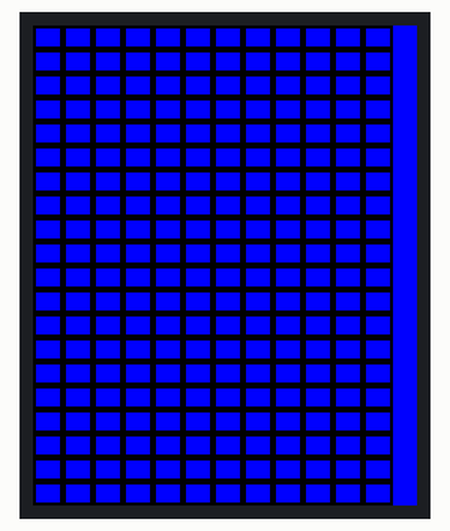
Recording of a sketch running on a simulated Arduino Uno, built with avr-gcc and run on an emulated ATmega328P. On the bench: 128×160 colour display.

Above: at 0.3 s.

The sketch:

Ej15_grid.ino
```cpp
#include <SPI.h>
#include <Adafruit_GFX.h>    // Core graphics library
#include <Adafruit_ST7735.h> // Hardware-specific library

// These definitions map display functions to the Adduino UNO display header pins
#define sclk 15
#define mosi 16
#define cs   7
#define dc   0
#define rst  1

// Assign human-readable names to some common 16-bit color values:
  #define BLACK 0x0000
  #define WHITE 0xFFFF
  #define BLUE 0x001F
  #define GREEN   0x07E0
  #define YELLOW 0xFFE0
  #define RED     0xF800
  #define BROWN 0x99AA66
  #define CYAN    0x07FF
  #define MAGENTA 0xF81F

//Declaracion objeto TFT
Adafruit_ST7735 tft = Adafruit_ST7735(cs, dc, rst);


int width, height;

void setup() {
  Serial.begin(9600);
  tft.initR(INITR_BLACKTAB); // Tab Label for ST7735 TFT Screen (INITR_GREENTAB 0x0, INITR_REDTAB 0x1, INITR_BLACKTAB 0x2);

  tft.setRotation(0);
  tft.fillScreen(BLUE);

  width = tft.width();
  height = tft.height();

  //Un rectangulo requiere de 5 parametros. Posicion --> Esquina superior izquierda
  // Posicion en X --> Direccion horizontal (De izquierda a derecha)
  // Posicion en Y --> Direccion vertical (De arriba a abajo)
  // Anchura --> Distancia en pixeles
  // Altura --> Distancia en pixeles
  // Color --> En hexadecimal

  //Dibujar una malla de cuadrados con un bucle en horizontal para realizar las filas y un bucle en horizontal para las columnas

  //Definimos el numero de filas y el numero de columnas
  // 12 columnas y 20 filas
  int col = 12;
  int row = 20;

  // Dividimos la anchura y la altura para determinar cuanto medira cada cuadrado
  int w = width/col;
  int h = height/row;

  for(int i = 0; i < col; ++i){
      for(int j=0; j< row; j++){

          tft.drawRect(i*w, j*h, w, h, BLACK);
      }
  }

}

void loop() {

}
```
